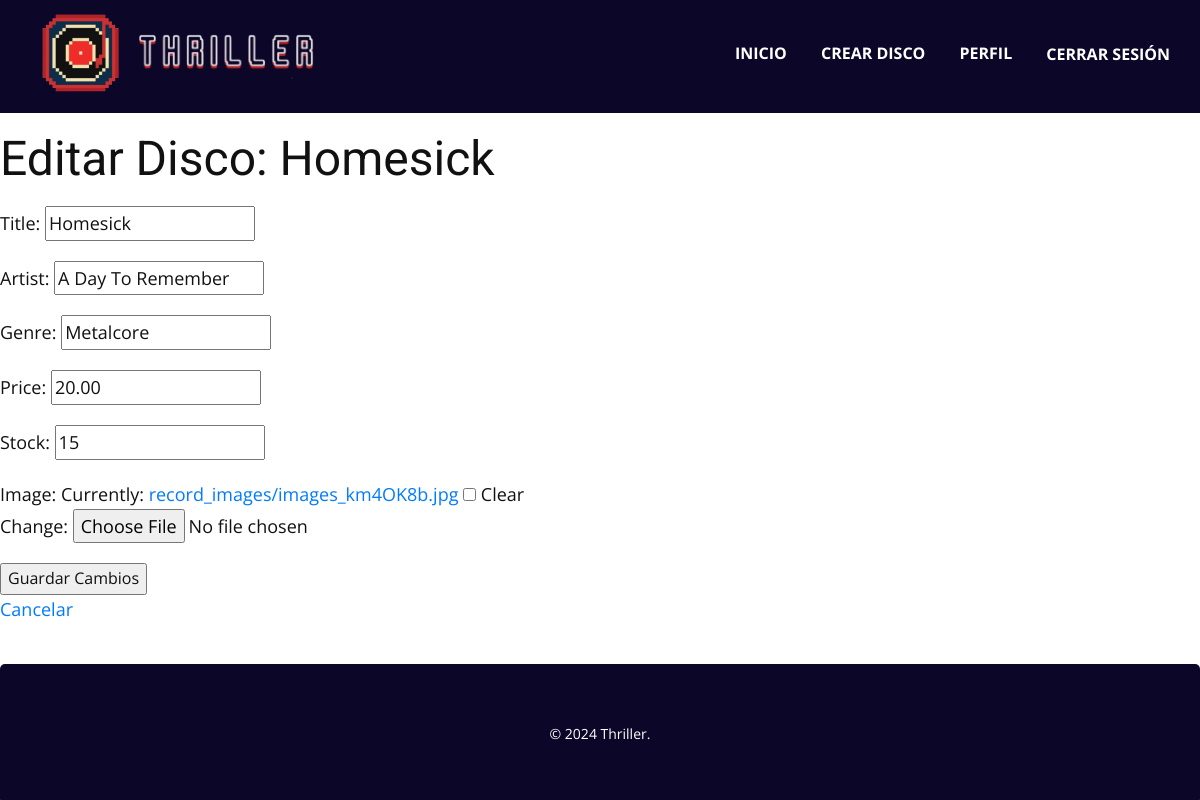
/record/9/edit/ (signed in), run on the app's committed database.
### store/models.py (models this page shows, shortened)
class Record(models.Model):
    title = models.CharField(max_length=100)
    artist = models.CharField(max_length=100)
    price = models.DecimalField(max_digits=10, decimal_places=2)
    stock = models.PositiveIntegerField()
    image = models.ImageField(upload_to='record_images/', blank=True, null=True)
    genre = models.CharField(max_length=100, default="N/A")

### store/views.py (the view)
# urls.py: path('record/<int:record_id>/edit/', views.edit_record, name='edit_record'),
@login_required
@user_passes_test(lambda u: u.is_staff)
def edit_record(request, record_id):
    record = get_object_or_404(Record, id=record_id)
    if request.method == 'POST':
        form = RecordForm(request.POST, request.FILES, instance=record)
        if form.is_valid():
            form.save()
            messages.success(request, "El disco ha sido actualizado correctamente.")
            return redirect('record_detail', record_id=record.id)
    else:
        form = RecordForm(instance=record)
    return render(request, 'store/edit_record.html', {'form': form, 'record': record})

### store/forms.py
class RecordForm(forms.ModelForm):
    class Meta:
        model = Record
        fields = ['title', 'artist', "genre", 'price', 'stock', 'image']

### store/templates/store/edit_record.html (shortened to what this page needs)
{% extends 'base.html' %}
{% block content %}
    <h2>Editar Disco: {{ record.title }}</h2>
    <form method="POST" enctype="multipart/form-data">
        {{ form.as_p }}
        <button type="submit">Guardar Cambios</button>
    </form>
    <a href="{% url 'record_detail' record.id %}">Cancelar</a>
{% endblock %}

### static/css/styles.css (style rules this page uses)
a { color: #007bff; text-decoration: none; }

### data on the page
Record: title "Homesick", artist "A Day To Remember", genre "Metalcore", price "20.00", stock "15"
